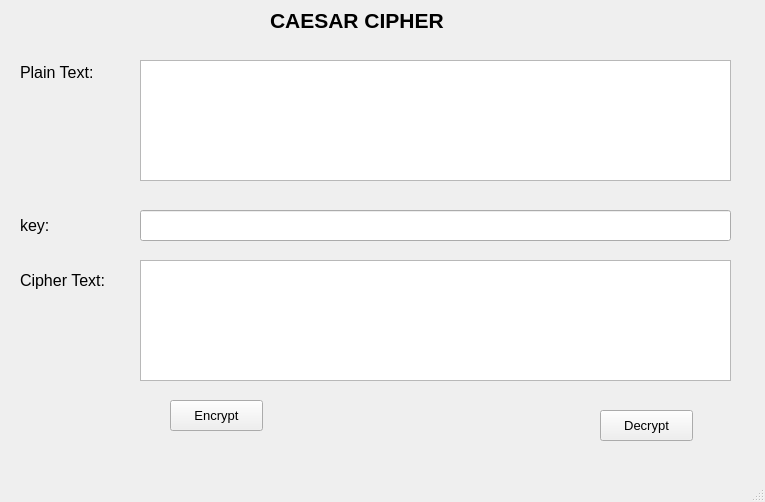
<?xml version="1.0" encoding="UTF-8"?>
<ui version="4.0">
 <class>MainWindow</class>
 <widget class="QMainWindow" name="MainWindow">
  <property name="geometry">
   <rect>
    <x>0</x>
    <y>0</y>
    <width>765</width>
    <height>502</height>
   </rect>
  </property>
  <property name="windowTitle">
   <string>MainWindow</string>
  </property>
  <widget class="QWidget" name="centralwidget">
   <widget class="QLabel" name="label">
    <property name="geometry">
     <rect>
      <x>20</x>
      <y>52</y>
      <width>111</width>
      <height>41</height>
     </rect>
    </property>
    <property name="font">
     <font>
      <pointsize>12</pointsize>
     </font>
    </property>
    <property name="text">
     <string>Plain Text:</string>
    </property>
   </widget>
   <widget class="QTextEdit" name="txt_plain_text">
    <property name="geometry">
     <rect>
      <x>140</x>
      <y>60</y>
      <width>591</width>
      <height>121</height>
     </rect>
    </property>
    <property name="font">
     <font>
      <pointsize>12</pointsize>
     </font>
    </property>
   </widget>
   <widget class="QLabel" name="label_2">
    <property name="geometry">
     <rect>
      <x>270</x>
      <y>0</y>
      <width>231</width>
      <height>41</height>
     </rect>
    </property>
    <property name="font">
     <font>
      <pointsize>16</pointsize>
      <weight>75</weight>
      <bold>true</bold>
     </font>
    </property>
    <property name="text">
     <string>CAESAR CIPHER</string>
    </property>
   </widget>
   <widget class="QLabel" name="label_3">
    <property name="geometry">
     <rect>
      <x>20</x>
      <y>210</y>
      <width>61</width>
      <height>31</height>
     </rect>
    </property>
    <property name="font">
     <font>
      <pointsize>12</pointsize>
     </font>
    </property>
    <property name="text">
     <string>key:</string>
    </property>
   </widget>
   <widget class="QLabel" name="label_5">
    <property name="geometry">
     <rect>
      <x>20</x>
      <y>260</y>
      <width>121</width>
      <height>41</height>
     </rect>
    </property>
    <property name="font">
     <font>
      <pointsize>12</pointsize>
     </font>
    </property>
    <property name="text">
     <string>Cipher Text:</string>
    </property>
   </widget>
   <widget class="QTextEdit" name="txt_cipher_text">
    <property name="geometry">
     <rect>
      <x>140</x>
      <y>260</y>
      <width>591</width>
      <height>121</height>
     </rect>
    </property>
    <property name="font">
     <font>
      <pointsize>12</pointsize>
     </font>
    </property>
   </widget>
   <widget class="QLineEdit" name="txt_key">
    <property name="geometry">
     <rect>
      <x>140</x>
      <y>210</y>
      <width>591</width>
      <height>31</height>
     </rect>
    </property>
    <property name="font">
     <font>
      <pointsize>12</pointsize>
     </font>
    </property>
   </widget>
   <widget class="QPushButton" name="btn_encrypt">
    <property name="geometry">
     <rect>
      <x>170</x>
      <y>400</y>
      <width>93</width>
      <height>31</height>
     </rect>
    </property>
    <property name="font">
     <font>
      <pointsize>10</pointsize>
     </font>
    </property>
    <property name="text">
     <string>Encrypt</string>
    </property>
   </widget>
   <widget class="QPushButton" name="btn_decrypt">
    <property name="geometry">
     <rect>
      <x>600</x>
      <y>410</y>
      <width>93</width>
      <height>31</height>
     </rect>
    </property>
    <property name="font">
     <font>
      <pointsize>10</pointsize>
     </font>
    </property>
    <property name="text">
     <string>Decrypt</string>
    </property>
   </widget>
  </widget>
  <widget class="QMenuBar" name="menubar">
   <property name="geometry">
    <rect>
     <x>0</x>
     <y>0</y>
     <width>765</width>
     <height>26</height>
    </rect>
   </property>
  </widget>
  <widget class="QStatusBar" name="statusbar"/>
 </widget>
 <resources/>
 <connections/>
</ui>
